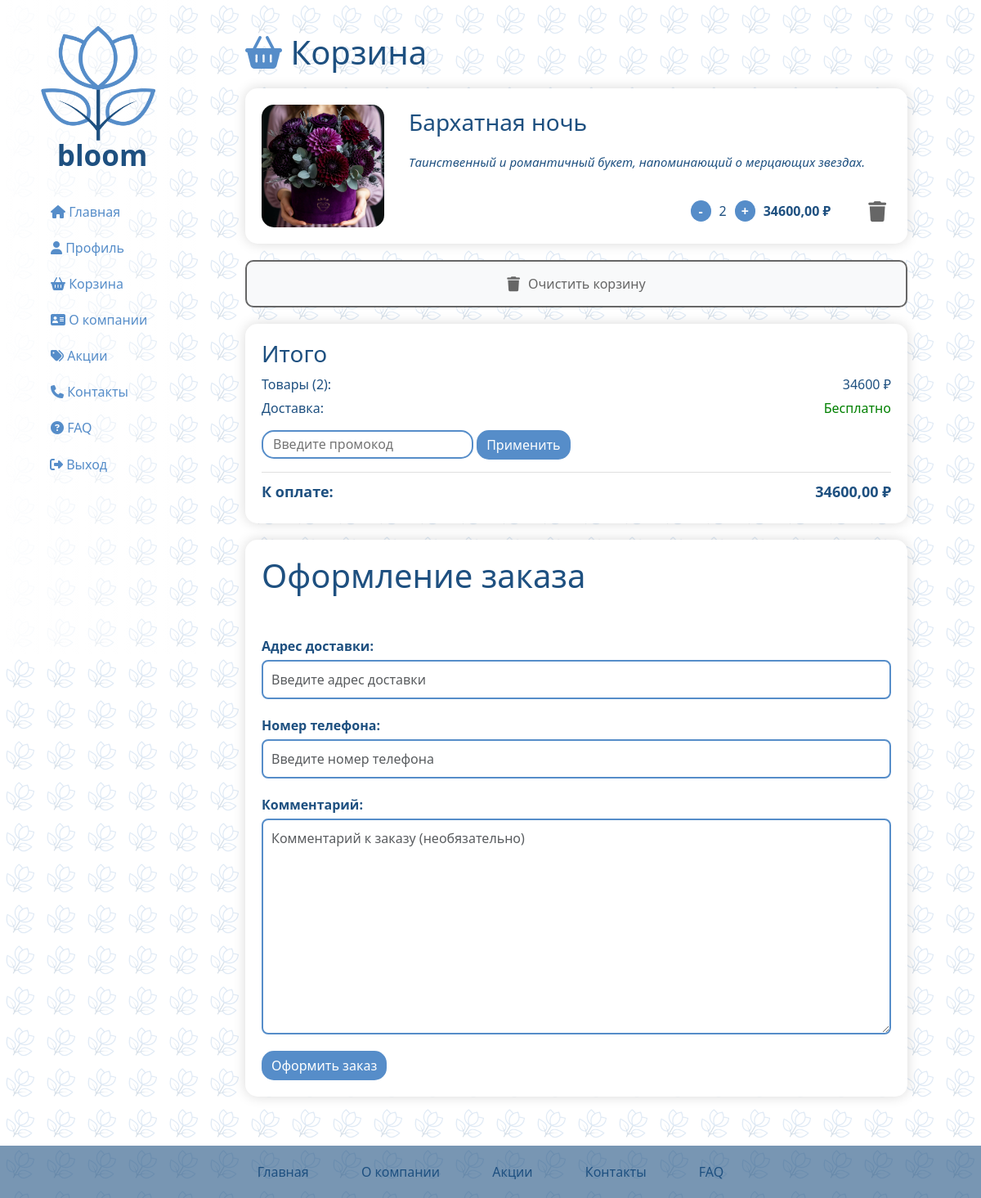
The app's page /cart/ (signed in) with its own data.
### cart/models.py (models this page shows, shortened)
class CartItem(models.Model):
    cart = models.ForeignKey(Cart, on_delete=models.CASCADE, related_name='items', verbose_name='Корзина')
    bouquet = models.ForeignKey(Bouquet, on_delete=models.CASCADE, verbose_name='Букет')
    quantity = models.PositiveIntegerField(default=1, verbose_name='Количество')
    def total_price(self):
        return self.quantity * self.bouquet.price
    class Meta:
        verbose_name = 'Элемент корзины'
        verbose_name_plural = 'Элементы корзины'
        unique_together = ['cart', 'bouquet']

class Cart(models.Model):
    user = models.OneToOneField(User, on_delete=models.CASCADE, verbose_name='Пользователь')
    created_at = models.DateTimeField(auto_now_add=True, verbose_name='Дата создания')
    def total_price(self):
        return sum(item.total_price() for item in self.items.all())
    def total_items(self):
        return sum(item.quantity for item in self.items.all())
    class Meta:
        verbose_name = 'Корзина'
        verbose_name_plural = 'Корзины'

### main/models.py (models this page shows, shortened)
class Bouquet(models.Model):
    TYPE_CHOICES = [
        ('box', 'В коробке'),
        ('paper', 'В бумаге'),
    ]
    name = models.CharField(max_length=100, verbose_name="Название букета")
    price = models.DecimalField(max_digits=8, decimal_places=2, verbose_name="Цена")
    bouquet_type = models.CharField(max_length=10, choices=TYPE_CHOICES, default='paper', verbose_name="Тип упаковки")
    flowers_sort = models.CharField(max_length=255, verbose_name="Сорт цветов", default='')
    description = models.TextField(blank=True, verbose_name="Описание")
    image = models.ImageField(upload_to='bouquets/', blank=False, null=False, verbose_name="Изображение")
    class Meta:
        verbose_name = "Букет"
        verbose_name_plural = "Букеты"

### cart/views.py (the view)
# urls.py: path('', views.cart_detail, name='cart_detail'),
@login_required
def cart_detail(request):
    cart, _ = Cart.objects.get_or_create(user=request.user)
    discount_percent = Decimal(str(request.session.get('discount_percent', 0)))
    discount_amount = (cart.total_price() * discount_percent) / 100
    total_price_with_discount = cart.total_price() - discount_amount
    if request.method == 'POST':
        form = OrderForm(request.POST)
        if form.is_valid():
            final_price = total_price_with_discount
            delivery_address = form.cleaned_data['delivery_address']
            phone_number = form.cleaned_data['phone_number']
            comment_value = form.cleaned_data.get('comment') or 'Отсутствует'
            order = Order.objects.create(
                user=request.user,
                total_price=final_price,
                delivery_address=delivery_address,
                phone_number=phone_number,
                comment=comment_value,
                status='processing',
            )
            for item in cart.items.all():
                OrderItem.objects.create(
                    order=order,
                    bouquet=item.bouquet,
                    quantity=item.quantity,
                    price_per_item=item.bouquet.price,
                )
            cart.items.all().delete()
            request.session['discount_percent'] = 0
            request.session['promo_code'] = ''
            request.session['discount_error'] = ''
            return redirect('/register/profile/')
    else:
        form = OrderForm()
    context = {
        'cart': cart,
        'discount_percent': discount_percent,
        'discount_amount': discount_amount,
        'total_price_with_discount': total_price_with_discount,
        'promo_code': request.session.get('promo_code', ''),
        'discount_error': request.session.get('discount_error', ''),
        'form': form,
    }
    return render(request, 'cart/cart_detail.html', context)

### cart/forms.py (shortened to what this page needs)
class OrderForm(forms.Form):
    delivery_address = forms.CharField(widget=forms.TextInput(attrs={'class': 'form-control', 'placeholder': 'Введите адрес доставки'}), label='Адрес доставки')
    phone_number = forms.CharField(widget=forms.TextInput(attrs={'class': 'form-control', 'placeholder': 'Введите номер телефона'}), label='Номер телефона')
    comment = forms.CharField(widget=forms.Textarea(attrs={'class': 'form-control', 'placeholder': 'Комментарий к заказу (необязательно)'}), required=False, label='Комментарий')

### cart/templates/cart/cart_detail.html (shortened to what this page needs)
{% extends 'main/layout.html' %}
{% load cart_extras %}
{% block content %}
<div class="features">
    <h1><i class="fa-solid fa-basket-shopping" style="color: #568dc9;"></i> Корзина</h1>
    {% if cart.items.all %}
    {% for item in cart.items.all %}
    <div class="container cart_container">
        <img src="{{ item.bouquet.image.url }}" alt="{{ item.bouquet.name }}">
        <div class="right-side">
            <a href="{% url 'description' item.bouquet.id %}" class="catalog-link" target="_blank">
                    <h3 class="catalog_name">{{ item.bouquet.name }}</h3>
            </a>
            <p>{{ item.bouquet.description|truncatewords:20 }}</p>
            <div class="bottom-area">
                <form method="post" action="{% url 'cart:cart_decrease' item.bouquet.id %}">
                    <button type="submit" class="btn-plus-minus">-</button>
                </form>
                {{ item.quantity }}
                <form method="post" action="{% url 'cart:cart_add' item.bouquet.id %}">
                    <button type="submit" class="btn-plus-minus">+</button>
                </form>
                <strong>{{ item.total_price }} ₽</strong>
                <form method="post" action="{% url 'cart:cart_remove' item.bouquet.id %}">
                    <button type="button" class="cart_btn_del" data-bs-toggle="modal" data-bs-target="#deleteProductModal{{ item.bouquet.id }}">
                    <i class="fa-solid fa-trash" style="color: #666"></i>
                    </button>
                </form>
            </div>
        </div>
    </div>
    {% endfor %}
    <button type="button" class="settings-btn btn_dell_all" data-bs-toggle="modal" data-bs-target="#cleanCartModal"><i class="fa-solid fa-trash"></i> Очистить корзину</button>
    <div class="container">
        <h3>Итого</h3>
        <div class="summary-row">
            <span>Товары ({{ cart.total_items }}):</span>
            <span>{{ cart.total_price|floatformat:0 }} ₽</span>
        </div>
        <div class="summary-row">
            <span>Доставка:</span>
            <span>
                {% if cart.total_price >= 3000 %}
                <span style="color: green;">Бесплатно</span>
                {% else %}
                300 ₽
                {% endif %}
            </span>
        </div>
        <form method="post" action="{% url 'cart:apply_discount' %}">
            <input type="text" id="promo_code" class="search" name="promo_code" placeholder="Введите промокод" maxlength="10" value="{{ promo_code }}">
            <button type="submit" class="btn btn-light">Применить</button>
        </form>
        <div class="summary-row total">
            <strong>К оплате:</strong>
            <strong>
                {% if total_price_with_discount >= 3000 %}
                {{ total_price_with_discount }} ₽
                {% else %}
                {{ total_price_with_discount|add:300 }} ₽
                {% endif %}
            </strong>
        </div>
    </div>
    <div class="container">
          <h1>Оформление заказа</h1>
            <form method="post" novalidate>
                {% for field in form %}
                <div class="form-group">
                    <label for="{{ field.id_for_label }}">{{ field.label }}:</label>
                    {{ field }}
                </div>
                {% endfor %}
                <button type="submit" class="btn btn-light">Оформить заказ</button>
            </form>
    </div>
    {% else %}
    <div class="empty-cart">
        <h2>Ваша корзина пуста</h2>
        <p>Добавьте букеты, чтобы сделать заказ</p>
        <a href="{% url 'catalog_flow' %}" class="btn btn-light">Перейти к каталогу</a>
    </div>
{% endif %}
</div>
{% endblock %}

### main/templates/main/layout.html (shortened to what this page needs)
{% load static %}
<!DOCTYPE html>
<html lang="en">
<head>
    <link rel="stylesheet" href="https://cdn.jsdelivr.net/npm/bootstrap@5.3.3/dist/css/bootstrap.min.css">
    <link rel="stylesheet" href="https://cdnjs.cloudflare.com/ajax/libs/font-awesome/6.4.0/css/all.min.css">
    <link rel="stylesheet" href="{%static 'main/css/main.css' %}">
</head>
<body>
    <aside>
        <img src="{%static 'main/img/logo.png'%}">
        <span class="logo">bloom</span>
        <ul>
            <a href="{% url 'catalog_flow' %}"><li><i class="fa-solid fa-house" style="color: #568dc9;"></i> Главная</li></a>
            {% if user.is_authenticated %}
            <a href="{% url 'profile' %}"><li><i class="fa-solid fa-user" style="color: #568dc9;"></i> Профиль</li></a>
            <a href="{% url 'cart:cart_detail' %}"><li><i class="fa-solid fa-basket-shopping" style="color: #568dc9;"></i> Корзина</li></a>
            {% endif %}
            <a href="{% url 'about' %}"><li><i class="fa-solid fa-address-card" style="color: #568dc9;"></i> О компании</li></a>
            <a href="{% url 'discount_home' %}"><li><i class="fa-solid fa-tags" style="color: #568dc9;"></i> Акции</li></a>
            <a href="{% url 'contacts' %}"><li><i class="fa-solid fa-phone" style="color: #568dc9;"></i> Контакты</li></a>
            <a href="{% url 'faq' %}"><li><i class="fa-solid fa-circle-question" style="color: #568dc9;"></i> FAQ</li></a>
            {% if user.is_authenticated %}
            <button type="button" class="logout-btn" data-bs-toggle="modal" data-bs-target="#logoutModal"><i class="fa-solid fa-right-from-bracket" style="color: #568dc9;"></i> Выход</button>
            {% else %}
            <a href="{% url 'login' %}"><li><i class="fa-solid fa-right-to-bracket"></i> Войти</li></a>
            {% endif %}
        </ul>
    </aside>
    <main>
        {% block content %}
        {% endblock %}
    </main>
  <footer>
      <nav>
          <a href="{% url 'catalog_flow' %}">Главная</a>
          <a href="{% url 'about' %}">О компании</a>
          <a href="{% url 'discount_home' %}">Акции</a>
          <a href="{% url 'contacts' %}">Контакты</a>
          <a href="{% url 'faq' %}">FAQ</a>
      </nav>
  </footer>
</body>
</html>

### main/static/main/css/main.css (style rules this page uses)
main { flex: 1; margin-left: 25%; width: 75%; min-height: calc(100vh - 60px); }
main .features { color: #1e5080; margin-top: 40px; text-align: left; width: 90%; padding-bottom: 40px; }
main .features h1 { max-width: 100%; }
main .features p { font-size: 15px;font-style: italic; }
.container { margin-top: 20px; margin-bottom: 20px; padding: 20px; color: #1e5080; background-color: white; border-radius: 15px; box-shadow: 0 0 15px rgba(0, 0, 0, 0.15); }
.btn-light { background-color: #568dc9; color: white; transition: transform 1s ease; border-radius: 15px; min-width: 100px; min-height: 30px; border: none; }
footer { width: 100%; text-align: center; background: rgba(30, 80, 128, 0.6); color: white; padding: 20px 0; position: relative; }
footer a { margin: 30px; }
body { position: relative; z-index: 0; min-height: 100vh; margin: 0; display: flex; flex-direction: column; }
body::before { content: ''; position: fixed; top: 0; left: 0; right: 0; bottom: 0; background-image: url("/static/main/img/logo_pattern.png"); background-repeat: repeat; background-size: 50px 50px; opacity: 0.2; z-index: -1; pointer-events: none; }
aside { text-align: center; background: linear-gradient( to right, rgba(255, 255, 255, 1), rgba(255, 255, 255, 0) ); width: 20%; padding: 2.5%; height: 100vh; color: #1e5080; position: fixed; left: 0; top: 0; overflow-y: auto; z-index: 1000; }
aside img { width: 80%; }
aside .logo { font-size: 35px; margin-left: 10px; font-weight: bold; position: relative; top:-10px; }
aside ul { list-style: none; }
aside ul li { color: #568dc9; display: block; margin-top: 20px; transition: transform .6s ease; text-align: left; }
a { text-decoration: none;color: #1e5080; }
.catalog_name { margin-top: 5px; }
.search { border: 2px solid #568dc9; vertical-align: middle; padding: 0.375rem 0.75rem; font-size: 1rem; border-radius: 15px; text-decoration: none; cursor: pointer; line-height: 1.2; }
.settings-btn { display: flex; align-items: center; padding: 15px; background: #f8f9fa; border: 2px solid #568dc9; border-radius: 10px; text-decoration: none; color: #1e5080; transition: all 0.3s ease; }
.settings-btn i { margin-right: 10px; font-size: 18px; }
.form-group { margin-bottom: 20px; }
.form-group label { display: block; margin-bottom: 5px; color: #1e5080; font-weight: bold; }
.form-control { width: 100%; padding: 10px; border: 2px solid #568dc9; border-radius: 8px; font-size: 16px; }
.cart_container { display: flex; gap: 30px; align-items: center; }
.right-side { display: flex; flex-direction: column; flex-grow: 1; min-height: 150px; justify-content: space-between; }
.bottom-area { display: flex; align-items: center; gap: 10px; margin-left: auto; }
.bottom-area form { margin: 0; padding: 0; display: flex; align-items: center; }
.bottom-area strong { min-width: 80px; text-align: right; font-size: 16px; }
.cart_container img { width: 150px; height: 150px; border-radius: 15px; object-fit: cover; }
.btn-plus-minus { background-color: #568dc9; color: white; border-radius: 15px; border: none; min-width: 25px; font-weight: bold; }
.cart_btn_del { background-color: white; border: none; font-size: 25px; margin-left: 30px; }
.summary-row { display: flex; justify-content: space-between; margin-bottom: 10px; }
.summary-row.total { font-size: 18px; border-top: 1px solid #e0e0e0; padding-top: 10px; margin-top: 10px; }
.btn_dell_all { text-align: center; color: #666; border: 2px solid #666; display: flex; justify-content: center; width: 100%; }
.logout-btn { color: #568dc9; display: block; margin-top: 20px; transition: transform .6s ease; text-align: left; border: none; background: none; margin-left: -7px; }
form { margin-top: 50px; }

### records on screen
CartItem: bouquet.image (picture), bouquet.name "Бархатная ночь", bouquet.description "Таинственный и романтичный букет, напоминающий о мерцающих звездах.", quantity "2", total_price "34600,00"
Cart: total_items "2", total_price "34600"

### other values on screen
{{ total_price_with_discount }} "34600,00"
{{ field.label }} "Адрес доставки" "Номер телефона" "Комментарий"
